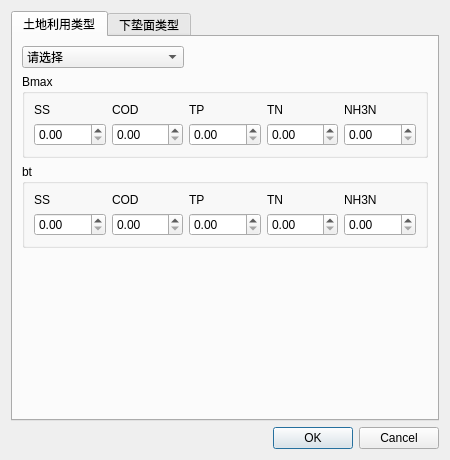
<?xml version="1.0" encoding="UTF-8"?>
<ui version="4.0">
 <class>Block</class>
 <widget class="QDialog" name="Block">
  <property name="geometry">
   <rect>
    <x>0</x>
    <y>0</y>
    <width>450</width>
    <height>457</height>
   </rect>
  </property>
  <property name="windowTitle">
   <string>面源斑块类型定义</string>
  </property>
  <layout class="QVBoxLayout" name="verticalLayout_29">
   <item>
    <widget class="QTabWidget" name="tabWidget">
     <property name="currentIndex">
      <number>0</number>
     </property>
     <widget class="QWidget" name="tab">
      <attribute name="title">
       <string>土地利用类型</string>
      </attribute>
      <layout class="QHBoxLayout" name="horizontalLayout_6">
       <item>
        <layout class="QVBoxLayout" name="verticalLayout_28">
         <item>
          <layout class="QVBoxLayout" name="verticalLayout_11">
           <item>
            <layout class="QHBoxLayout" name="horizontalLayout_5" stretch="4,6">
             <item>
              <widget class="QComboBox" name="comboBox_landuse">
               <item>
                <property name="text">
                 <string notr="true">请选择</string>
                </property>
               </item>
               <item>
                <property name="text">
                 <string>居住用地</string>
                </property>
               </item>
               <item>
                <property name="text">
                 <string>行政办公用地</string>
                </property>
               </item>
               <item>
                <property name="text">
                 <string>商业金融用地</string>
                </property>
               </item>
               <item>
                <property name="text">
                 <string>文化娱乐用地</string>
                </property>
               </item>
               <item>
                <property name="text">
                 <string>体育用地</string>
                </property>
               </item>
               <item>
                <property name="text">
                 <string>医疗卫生用地</string>
                </property>
               </item>
               <item>
                <property name="text">
                 <string>教育科研设计用地</string>
                </property>
               </item>
               <item>
                <property name="text">
                 <string>文物古迹用地</string>
                </property>
               </item>
               <item>
                <property name="text">
                 <string>其他公共设施用地</string>
                </property>
               </item>
               <item>
                <property name="text">
                 <string>混合用地</string>
                </property>
               </item>
               <item>
                <property name="text">
                 <string>一类工业用地</string>
                </property>
               </item>
               <item>
                <property name="text">
                 <string>二类工业用地</string>
                </property>
               </item>
               <item>
                <property name="text">
                 <string>仓储（物流）用地</string>
                </property>
               </item>
               <item>
                <property name="text">
                 <string>对外交通用地</string>
                </property>
               </item>
               <item>
                <property name="text">
                 <string>市政设施用地</string>
                </property>
               </item>
               <item>
                <property name="text">
                 <string>公共绿地</string>
                </property>
               </item>
               <item>
                <property name="text">
                 <string>防护绿地</string>
                </property>
               </item>
               <item>
                <property name="text">
                 <string>风景绿地</string>
                </property>
               </item>
               <item>
                <property name="text">
                 <string>镇建设用地</string>
                </property>
               </item>
               <item>
                <property name="text">
                 <string>发展备用地</string>
                </property>
               </item>
               <item>
                <property name="text">
                 <string>水域</string>
                </property>
               </item>
               <item>
                <property name="text">
                 <string>湿地</string>
                </property>
               </item>
               <item>
                <property name="text">
                 <string>绿色开敞空间</string>
                </property>
               </item>
              </widget>
             </item>
             <item>
              <spacer name="horizontalSpacer">
               <property name="orientation">
                <enum>Qt::Horizontal</enum>
               </property>
               <property name="sizeHint" stdset="0">
                <size>
                 <width>40</width>
                 <height>20</height>
                </size>
               </property>
              </spacer>
             </item>
            </layout>
           </item>
           <item>
            <widget class="QGroupBox" name="groupBox_Bmax">
             <property name="title">
              <string>Bmax</string>
             </property>
             <layout class="QHBoxLayout" name="horizontalLayout_3">
              <item>
               <layout class="QHBoxLayout" name="horizontalLayout">
                <item>
                 <layout class="QVBoxLayout" name="verticalLayout">
                  <item>
                   <widget class="QLabel" name="label_Bmax_SS">
                    <property name="text">
                     <string>SS</string>
                    </property>
                   </widget>
                  </item>
                  <item>
                   <widget class="QDoubleSpinBox" name="doubleSpinBox_Bmax_SS"/>
                  </item>
                 </layout>
                </item>
                <item>
                 <layout class="QVBoxLayout" name="verticalLayout_2">
                  <item>
                   <widget class="QLabel" name="label_Bmax_COD">
                    <property name="text">
                     <string>COD</string>
                    </property>
                   </widget>
                  </item>
                  <item>
                   <widget class="QDoubleSpinBox" name="doubleSpinBox_Bmax_COD"/>
                  </item>
                 </layout>
                </item>
                <item>
                 <layout class="QVBoxLayout" name="verticalLayout_3">
                  <item>
                   <widget class="QLabel" name="label_Bmax_TP">
                    <property name="text">
                     <string>TP</string>
                    </property>
                   </widget>
                  </item>
                  <item>
                   <widget class="QDoubleSpinBox" name="doubleSpinBox_Bmax_TP"/>
                  </item>
                 </layout>
                </item>
                <item>
                 <layout class="QVBoxLayout" name="verticalLayout_4">
                  <item>
                   <widget class="QLabel" name="label_Bmax_TN">
                    <property name="text">
                     <string>TN</string>
                    </property>
                   </widget>
                  </item>
                  <item>
                   <widget class="QDoubleSpinBox" name="doubleSpinBox_Bmax_TN"/>
                  </item>
                 </layout>
                </item>
                <item>
                 <layout class="QVBoxLayout" name="verticalLayout_5">
                  <item>
                   <widget class="QLabel" name="label_Bmax_NH3N">
                    <property name="text">
                     <string>NH3N</string>
                    </property>
                   </widget>
                  </item>
                  <item>
                   <widget class="QDoubleSpinBox" name="doubleSpinBox_Bmax_NH3N"/>
                  </item>
                 </layout>
                </item>
               </layout>
              </item>
             </layout>
            </widget>
           </item>
           <item>
            <widget class="QGroupBox" name="groupBox_bt">
             <property name="title">
              <string>bt</string>
             </property>
             <layout class="QHBoxLayout" name="horizontalLayout_4">
              <item>
               <layout class="QHBoxLayout" name="horizontalLayout_2">
                <item>
                 <layout class="QVBoxLayout" name="verticalLayout_6">
                  <item>
                   <widget class="QLabel" name="label_bt_SS">
                    <property name="text">
                     <string>SS</string>
                    </property>
                   </widget>
                  </item>
                  <item>
                   <widget class="QDoubleSpinBox" name="doubleSpinBox_bt_SS"/>
                  </item>
                 </layout>
                </item>
                <item>
                 <layout class="QVBoxLayout" name="verticalLayout_7">
                  <item>
                   <widget class="QLabel" name="label_bt_COD">
                    <property name="text">
                     <string>COD</string>
                    </property>
                   </widget>
                  </item>
                  <item>
                   <widget class="QDoubleSpinBox" name="doubleSpinBox_bt_COD"/>
                  </item>
                 </layout>
                </item>
                <item>
                 <layout class="QVBoxLayout" name="verticalLayout_8">
                  <item>
                   <widget class="QLabel" name="label_bt_TP">
                    <property name="text">
                     <string>TP</string>
                    </property>
                   </widget>
                  </item>
                  <item>
                   <widget class="QDoubleSpinBox" name="doubleSpinBox_bt_TP"/>
                  </item>
                 </layout>
                </item>
                <item>
                 <layout class="QVBoxLayout" name="verticalLayout_9">
                  <item>
                   <widget class="QLabel" name="label_bt_TN">
                    <property name="text">
                     <string>TN</string>
                    </property>
                   </widget>
                  </item>
                  <item>
                   <widget class="QDoubleSpinBox" name="doubleSpinBox_bt_TN"/>
                  </item>
                 </layout>
                </item>
                <item>
                 <layout class="QVBoxLayout" name="verticalLayout_10">
                  <item>
                   <widget class="QLabel" name="label_bt_NH3N">
                    <property name="text">
                     <string>NH3N</string>
                    </property>
                   </widget>
                  </item>
                  <item>
                   <widget class="QDoubleSpinBox" name="doubleSpinBox_bt_NH3N"/>
                  </item>
                 </layout>
                </item>
               </layout>
              </item>
             </layout>
            </widget>
           </item>
          </layout>
         </item>
         <item>
          <spacer name="verticalSpacer">
           <property name="orientation">
            <enum>Qt::Vertical</enum>
           </property>
           <property name="sizeHint" stdset="0">
            <size>
             <width>20</width>
             <height>40</height>
            </size>
           </property>
          </spacer>
         </item>
        </layout>
       </item>
      </layout>
     </widget>
     <widget class="QWidget" name="tab">
      <attribute name="title">
       <string>下垫面类型</string>
      </attribute>
      <layout class="QVBoxLayout" name="verticalLayout_30">
       <item>
        <layout class="QVBoxLayout" name="verticalLayout_27">
         <item>
          <layout class="QHBoxLayout" name="horizontalLayout_9" stretch="1,5">
           <item>
            <widget class="QComboBox" name="comboBox_underlyingsurface">
             <item>
              <property name="text">
               <string>请选择</string>
              </property>
             </item>
             <item>
              <property name="text">
               <string>屋顶</string>
              </property>
             </item>
             <item>
              <property name="text">
               <string>道路</string>
              </property>
             </item>
             <item>
              <property name="text">
               <string>硬地</string>
              </property>
             </item>
             <item>
              <property name="text">
               <string>绿地</string>
              </property>
             </item>
             <item>
              <property name="text">
               <string>水体</string>
              </property>
             </item>
            </widget>
           </item>
           <item>
            <spacer name="horizontalSpacer_2">
             <property name="orientation">
              <enum>Qt::Horizontal</enum>
             </property>
             <property name="sizeHint" stdset="0">
              <size>
               <width>40</width>
               <height>20</height>
              </size>
             </property>
            </spacer>
           </item>
          </layout>
         </item>
         <item>
          <widget class="QGroupBox" name="groupBox_C1">
           <property name="title">
            <string>C1</string>
           </property>
           <layout class="QHBoxLayout" name="horizontalLayout_10">
            <item>
             <layout class="QHBoxLayout" name="horizontalLayout_7">
              <item>
               <layout class="QVBoxLayout" name="verticalLayout_12">
                <item>
                 <widget class="QLabel" name="label_C1_SS">
                  <property name="text">
                   <string>SS</string>
                  </property>
                 </widget>
                </item>
                <item>
                 <widget class="QDoubleSpinBox" name="doubleSpinBox_C1_SS"/>
                </item>
               </layout>
              </item>
              <item>
               <layout class="QVBoxLayout" name="verticalLayout_13">
                <item>
                 <widget class="QLabel" name="label_C1_COD">
                  <property name="text">
                   <string>COD</string>
                  </property>
                 </widget>
                </item>
                <item>
                 <widget class="QDoubleSpinBox" name="doubleSpinBox_C1_COD"/>
                </item>
               </layout>
              </item>
              <item>
               <layout class="QVBoxLayout" name="verticalLayout_14">
                <item>
                 <widget class="QLabel" name="label_C1_TP">
                  <property name="text">
                   <string>TP</string>
                  </property>
                 </widget>
                </item>
                <item>
                 <widget class="QDoubleSpinBox" name="doubleSpinBox_C1_TP"/>
                </item>
               </layout>
              </item>
              <item>
               <layout class="QVBoxLayout" name="verticalLayout_15">
                <item>
                 <widget class="QLabel" name="label_C1_TN">
                  <property name="text">
                   <string>TN</string>
                  </property>
                 </widget>
                </item>
                <item>
                 <widget class="QDoubleSpinBox" name="doubleSpinBox_C1_TN"/>
                </item>
               </layout>
              </item>
              <item>
               <layout class="QVBoxLayout" name="verticalLayout_16">
                <item>
                 <widget class="QLabel" name="label_C1_NH3N">
                  <property name="text">
                   <string>NH3N</string>
                  </property>
                 </widget>
                </item>
                <item>
                 <widget class="QDoubleSpinBox" name="doubleSpinBox_C1_NH3N"/>
                </item>
               </layout>
              </item>
             </layout>
            </item>
           </layout>
          </widget>
         </item>
         <item>
          <widget class="QGroupBox" name="groupBox_C2">
           <property name="title">
            <string>C2</string>
           </property>
           <layout class="QHBoxLayout" name="horizontalLayout_11">
            <item>
             <layout class="QHBoxLayout" name="horizontalLayout_8">
              <item>
               <layout class="QVBoxLayout" name="verticalLayout_17">
                <item>
                 <widget class="QLabel" name="label_C2_SS">
                  <property name="text">
                   <string>SS</string>
                  </property>
                 </widget>
                </item>
                <item>
                 <widget class="QDoubleSpinBox" name="doubleSpinBox_C2_SS"/>
                </item>
               </layout>
              </item>
              <item>
               <layout class="QVBoxLayout" name="verticalLayout_18">
                <item>
                 <widget class="QLabel" name="label_C2_COD">
                  <property name="text">
                   <string>COD</string>
                  </property>
                 </widget>
                </item>
                <item>
                 <widget class="QDoubleSpinBox" name="doubleSpinBox_C2_COD"/>
                </item>
               </layout>
              </item>
              <item>
               <layout class="QVBoxLayout" name="verticalLayout_19">
                <item>
                 <widget class="QLabel" name="label_C2_TP">
                  <property name="text">
                   <string>TP</string>
                  </property>
                 </widget>
                </item>
                <item>
                 <widget class="QDoubleSpinBox" name="doubleSpinBox_C2_TP"/>
                </item>
               </layout>
              </item>
              <item>
               <layout class="QVBoxLayout" name="verticalLayout_20">
                <item>
                 <widget class="QLabel" name="label_C2_TN">
                  <property name="text">
                   <string>TN</string>
                  </property>
                 </widget>
                </item>
                <item>
                 <widget class="QDoubleSpinBox" name="doubleSpinBox_C2_TN"/>
                </item>
               </layout>
              </item>
              <item>
               <layout class="QVBoxLayout" name="verticalLayout_21">
                <item>
                 <widget class="QLabel" name="label_C2_NH3N">
                  <property name="text">
                   <string>NH3N</string>
                  </property>
                 </widget>
                </item>
                <item>
                 <widget class="QDoubleSpinBox" name="doubleSpinBox_C2_NH3N"/>
                </item>
               </layout>
              </item>
             </layout>
            </item>
           </layout>
          </widget>
         </item>
         <item>
          <widget class="QGroupBox" name="groupBox_EMC">
           <property name="title">
            <string>EMC</string>
           </property>
           <layout class="QHBoxLayout" name="horizontalLayout_17">
            <item>
             <layout class="QHBoxLayout" name="horizontalLayout_12">
              <item>
               <layout class="QVBoxLayout" name="verticalLayout_22">
                <item>
                 <widget class="QLabel" name="label_EMC_SS">
                  <property name="text">
                   <string>SS</string>
                  </property>
                 </widget>
                </item>
                <item>
                 <widget class="QDoubleSpinBox" name="doubleSpinBox_EMC_SS"/>
                </item>
               </layout>
              </item>
              <item>
               <layout class="QVBoxLayout" name="verticalLayout_23">
                <item>
                 <widget class="QLabel" name="label_EMC_COD">
                  <property name="text">
                   <string>COD</string>
                  </property>
                 </widget>
                </item>
                <item>
                 <widget class="QDoubleSpinBox" name="doubleSpinBox_EMC_COD"/>
                </item>
               </layout>
              </item>
              <item>
               <layout class="QVBoxLayout" name="verticalLayout_24">
                <item>
                 <widget class="QLabel" name="label_EMC_TP">
                  <property name="text">
                   <string>TP</string>
                  </property>
                 </widget>
                </item>
                <item>
                 <widget class="QDoubleSpinBox" name="doubleSpinBox_EMC_TP"/>
                </item>
               </layout>
              </item>
              <item>
               <layout class="QVBoxLayout" name="verticalLayout_25">
                <item>
                 <widget class="QLabel" name="label_EMC_TN">
                  <property name="text">
                   <string>TN</string>
                  </property>
                 </widget>
                </item>
                <item>
                 <widget class="QDoubleSpinBox" name="doubleSpinBox_EMC_TN"/>
                </item>
               </layout>
              </item>
              <item>
               <layout class="QVBoxLayout" name="verticalLayout_26">
                <item>
                 <widget class="QLabel" name="label_EMC_NH3N">
                  <property name="text">
                   <string>NH3N</string>
                  </property>
                 </widget>
                </item>
                <item>
                 <widget class="QDoubleSpinBox" name="doubleSpinBox_EMC_NH3N"/>
                </item>
               </layout>
              </item>
             </layout>
            </item>
           </layout>
          </widget>
         </item>
         <item>
          <widget class="QGroupBox" name="groupBox_other">
           <property name="title">
            <string>其他参数</string>
           </property>
           <layout class="QHBoxLayout" name="horizontalLayout_16">
            <item>
             <layout class="QHBoxLayout" name="horizontalLayout_15">
              <item>
               <layout class="QHBoxLayout" name="horizontalLayout_13">
                <item>
                 <widget class="QLabel" name="label_max_init_loss">
                  <property name="text">
                   <string>最大初损</string>
                  </property>
                 </widget>
                </item>
                <item>
                 <widget class="QDoubleSpinBox" name="doubleSpinBox_max_init_loss"/>
                </item>
               </layout>
              </item>
              <item>
               <layout class="QHBoxLayout" name="horizontalLayout_14">
                <item>
                 <widget class="QLabel" name="label_infiltration_rate">
                  <property name="text">
                   <string>下渗率</string>
                  </property>
                 </widget>
                </item>
                <item>
                 <widget class="QDoubleSpinBox" name="doubleSpinBox_infiltration_rate"/>
                </item>
               </layout>
              </item>
             </layout>
            </item>
           </layout>
          </widget>
         </item>
        </layout>
       </item>
      </layout>
     </widget>
    </widget>
   </item>
   <item>
    <widget class="QDialogButtonBox" name="buttonBox_block">
     <property name="orientation">
      <enum>Qt::Horizontal</enum>
     </property>
     <property name="standardButtons">
      <set>QDialogButtonBox::Cancel|QDialogButtonBox::Ok</set>
     </property>
    </widget>
   </item>
  </layout>
 </widget>
 <resources/>
 <connections>
  <connection>
   <sender>buttonBox_block</sender>
   <signal>accepted()</signal>
   <receiver>Block</receiver>
   <slot>accept()</slot>
   <hints>
    <hint type="sourcelabel">
     <x>248</x>
     <y>254</y>
    </hint>
    <hint type="destinationlabel">
     <x>157</x>
     <y>274</y>
    </hint>
   </hints>
  </connection>
  <connection>
   <sender>buttonBox_block</sender>
   <signal>rejected()</signal>
   <receiver>Block</receiver>
   <slot>reject()</slot>
   <hints>
    <hint type="sourcelabel">
     <x>316</x>
     <y>260</y>
    </hint>
    <hint type="destinationlabel">
     <x>286</x>
     <y>274</y>
    </hint>
   </hints>
  </connection>
 </connections>
</ui>
